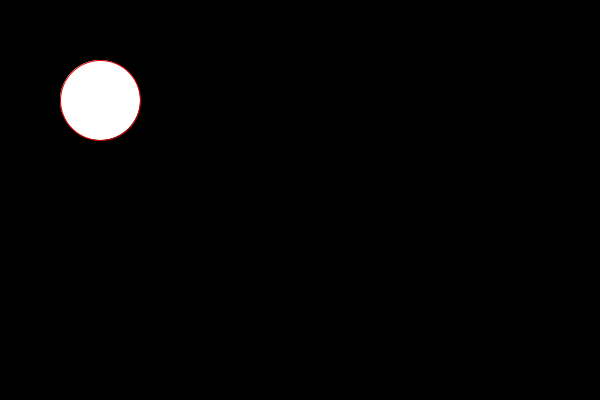
Frame 1 (no input)
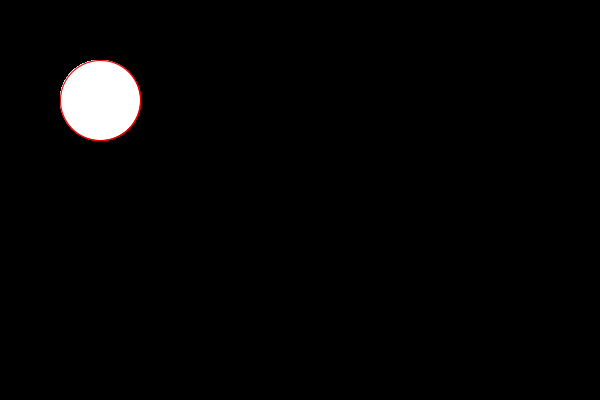
Frame 60 (the mouse pressed at the canvas centre just before this capture)
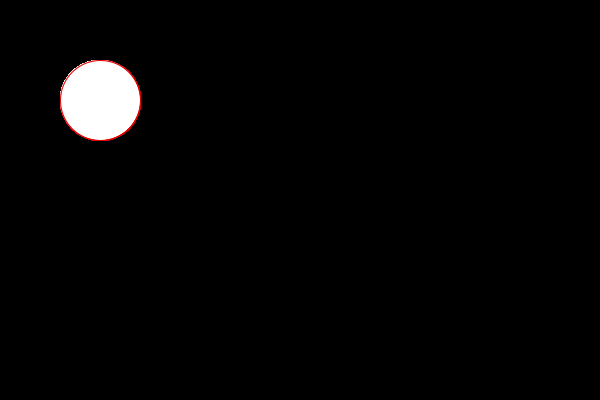
Frame 120 (the mouse held since frame 60 and released just before this capture)

The Processing sketch that drew these frames (run headless with seeded random() and noise(); from frame 60 on, the mouse is pressed at the canvas centre):

// Processing sketch: strokeFillEllipse
// ── strokeFillEllipse.pde
// setup() körs en gång när programmet börjar

void setup() {  
    // background(r,g,b); sätt färg på bakgrunden
    background(0,0,0);
    
    size(600,400);
}

// draw() körs om och om igen till progammet stoppas.

void draw() {
    // background(0,0,0);
    // stroke(r,g,b); är linjenlinjen
    stroke(225,0,0);
    
    // fill(r,g,b); är innehället, 
    fill(255,255,255);
    
    // ellipse(); bygger på samma princip som Rect(); 
    ellipse(100, 100, 80, 80);
}


// TESTA:
// mouseX, mouseY är två av processings inbyggda varibel 
// som håller reda på muspekarens position
// prova att byta ut värdena 100, 100 med mouseX, mouseY
// --> ellipse(mouseX, mouseY, 80, 80);
